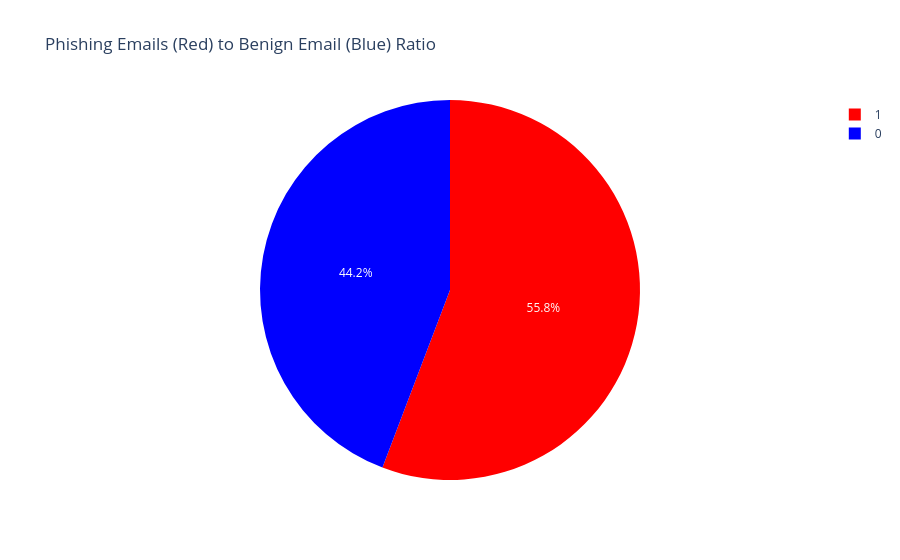

Source (notebook cell):
### Code cell
# Create the pie chart
fig_pie = px.pie(
    names=counts.index,
    values=counts.values,
    title="Phishing Emails (Red) to Benign Email (Blue) Ratio",
    color=counts.index,
    color_discrete_map={0: 'blue', 1: 'red'}
)

fig_pie.show()

### Figure 1 — Plotly figure (JSON) as saved in the notebook; plotly's stock layout.template omitted (floating-point values rounded to 4 significant figures)
{"data": [{"customdata": [[0], [1]], "domain": {"x": [0, 1], "y": [0, 1]}, "hovertemplate": "label=%{label}<br>value=%{value}<br>color=%{customdata[0]}<extra></extra>", "labels": [0, 1], "legendgroup": "", "marker": {"colors": ["blue", "red"]}, "name": "", "showlegend": true, "type": "pie", "values": [17312, 21842]}], "layout": {"autosize": true, "legend": {"tracegroupgap": 0}, "title": {"text": "Phishing Emails (Red) to Benign Email (Blue) Ratio"}}}
